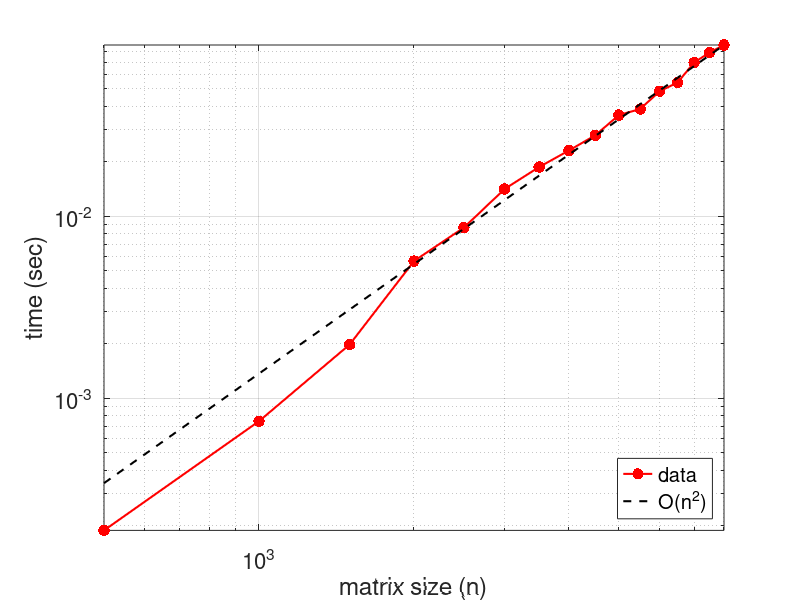

The MATLAB source for this figure:
ns = 500:500:8000;
ts = 0*ns;
for j = 1:length(ns)
    A = randn(ns(j),ns(j));
    % create a matrix with random number entries
    x = randn(ns(j),1);
    tic;         
    % start the timer
    for i = 1:15 % repeat fifteen times
        A*x;
    end
    t = toc;      % read the timer
    ts(j) = t/15; % normalise the timings with the number of runs
end

loglog(ns,ts,'.-r','MarkerSize',25,'LineWidth',1.5) % plot the data
xlabel('matrix size (n)')
ylabel('time (sec)')
hold on
set(gca,'FontSize',16);
loglog(ns,ts(end)*(ns/ns(end)).^2,'--k','LineWidth',1.5) % plot a reference line
grid on
axis tight
legend('data','O(n^2)','location','southeast')